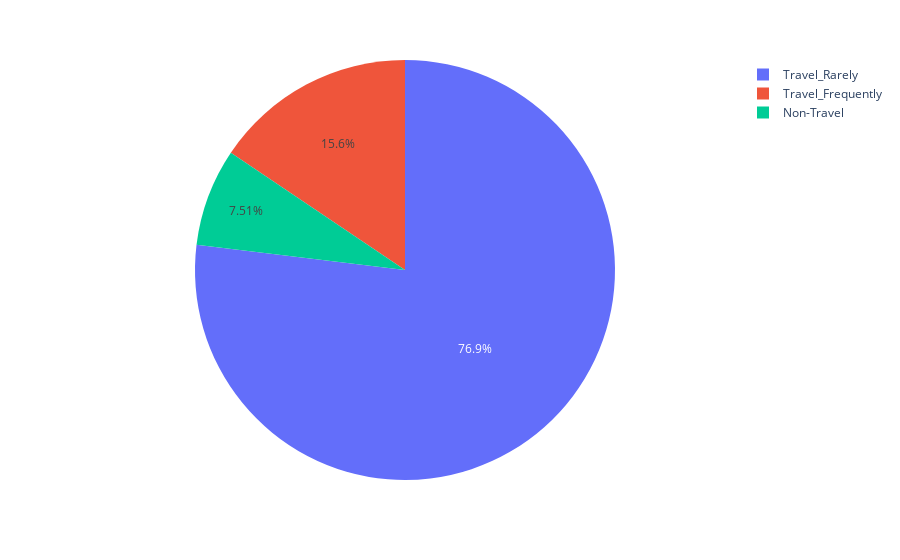
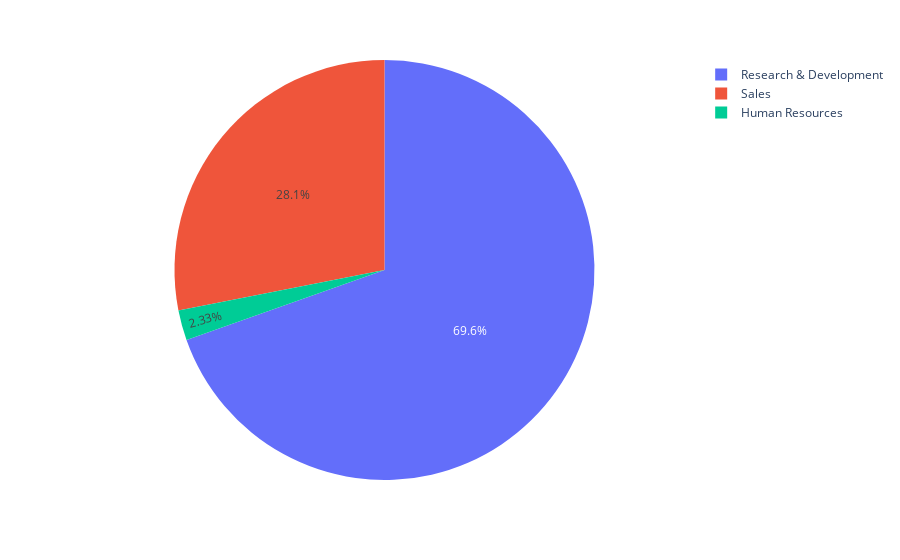
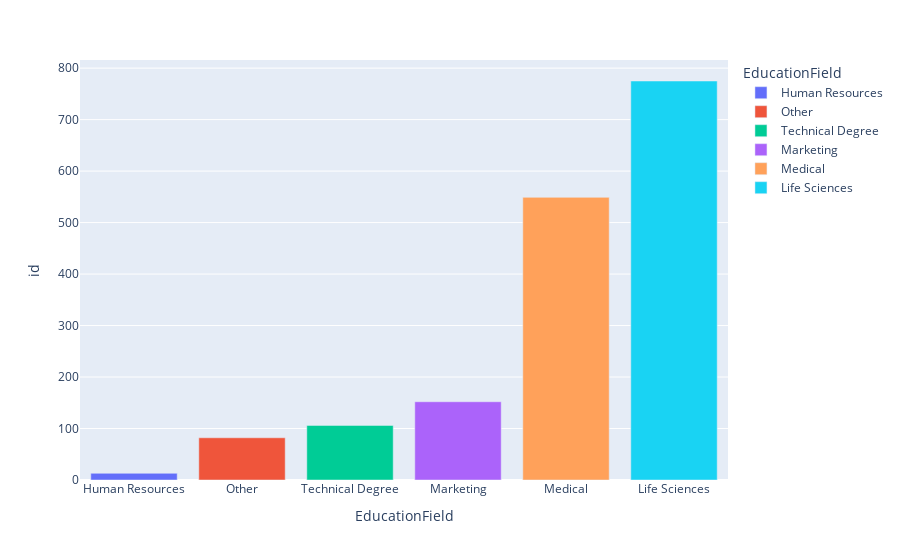

Notebook source saved alongside these figures, in order:
### Markdown cell above
### 3.2.3. Categorical Variables

### Code cell
for c in cat_var.columns:
    if cat_var[c].nunique()<=3:
        px.pie(df3, names=c).show()
    else:
        df_aux = df3.loc[:,[c,'id']].groupby(c).count().sort_values('id', ascending=True).reset_index()
        px.bar(df_aux, x=c, y='id', color=c).show()

### Figure 1 — Plotly figure (JSON) as saved in the notebook; plotly's stock layout.template omitted (floating-point values rounded to 4 significant figures; data arrays with more than 128 entries replaced by an {"elided": "..."} marker saying what was removed)
{"data": [{"domain": {"x": [0, 1], "y": [0, 1]}, "hovertemplate": "BusinessTravel=%{label}<extra></extra>", "labels": {"elided": "1677 str values"}, "legendgroup": "", "name": "", "showlegend": true, "type": "pie"}], "layout": {"legend": {"tracegroupgap": 0}, "margin": {"t": 60}}}

### Figure 2 — Plotly figure (JSON) as saved in the notebook; plotly's stock layout.template omitted (floating-point values rounded to 4 significant figures; data arrays with more than 128 entries replaced by an {"elided": "..."} marker saying what was removed)
{"data": [{"domain": {"x": [0, 1], "y": [0, 1]}, "hovertemplate": "Department=%{label}<extra></extra>", "labels": {"elided": "1677 str values"}, "legendgroup": "", "name": "", "showlegend": true, "type": "pie"}], "layout": {"legend": {"tracegroupgap": 0}, "margin": {"t": 60}}}

### Figure 3 — Plotly figure (JSON) as saved in the notebook; plotly's stock layout.template omitted (floating-point values rounded to 4 significant figures)
{"data": [{"alignmentgroup": "True", "hovertemplate": "EducationField=%{x}<br>id=%{y}<extra></extra>", "legendgroup": "Human Resources", "marker": {"color": "#636efa", "pattern": {"shape": ""}}, "name": "Human Resources", "offsetgroup": "Human Resources", "orientation": "v", "showlegend": true, "textposition": "auto", "type": "bar", "x": ["Human Resources"], "xaxis": "x", "y": [13], "yaxis": "y"}, {"alignmentgroup": "True", "hovertemplate": "EducationField=%{x}<br>id=%{y}<extra></extra>", "legendgroup": "Other", "marker": {"color": "#EF553B", "pattern": {"shape": ""}}, "name": "Other", "offsetgroup": "Other", "orientation": "v", "showlegend": true, "textposition": "auto", "type": "bar", "x": ["Other"], "xaxis": "x", "y": [82], "yaxis": "y"}, {"alignmentgroup": "True", "hovertemplate": "EducationField=%{x}<br>id=%{y}<extra></extra>", "legendgroup": "Technical Degree", "marker": {"color": "#00cc96", "pattern": {"shape": ""}}, "name": "Technical Degree", "offsetgroup": "Technical Degree", "orientation": "v", "showlegend": true, "textposition": "auto", "type": "bar", "x": ["Technical Degree"], "xaxis": "x", "y": [106], "yaxis": "y"}, {"alignmentgroup": "True", "hovertemplate": "EducationField=%{x}<br>id=%{y}<extra></extra>", "legendgroup": "Marketing", "marker": {"color": "#ab63fa", "pattern": {"shape": ""}}, "name": "Marketing", "offsetgroup": "Marketing", "orientation": "v", "showlegend": true, "textposition": "auto", "type": "bar", "x": ["Marketing"], "xaxis": "x", "y": [152], "yaxis": "y"}, {"alignmentgroup": "True", "hovertemplate": "EducationField=%{x}<br>id=%{y}<extra></extra>", "legendgroup": "Medical", "marker": {"color": "#FFA15A", "pattern": {"shape": ""}}, "name": "Medical", "offsetgroup": "Medical", "orientation": "v", "showlegend": true, "textposition": "auto", "type": "bar", "x": ["Medical"], "xaxis": "x", "y": [549], "yaxis": "y"}, {"alignmentgroup": "True", "hovertemplate": "EducationField=%{x}<br>id=%{y}<extra></extra>", "legendgroup": "Life Sciences", "marker": {"color": "#19d3f3", "pattern": {"shape": ""}}, "name": "Life Sciences", "offsetgroup": "Life Sciences", "orientation": "v", "showlegend": true, "textposition": "auto", "type": "bar", "x": ["Life Sciences"], "xaxis": "x", "y": [775], "yaxis": "y"}], "layout": {"barmode": "relative", "legend": {"title": {"text": "EducationField"}, "tracegroupgap": 0}, "margin": {"t": 60}, "xaxis": {"anchor": "y", "categoryarray": ["Human Resources", "Other", "Technical Degree", "Marketing", "Medical", "Life Sciences"], "categoryorder": "array", "domain": [0, 1], "title": {"text": "EducationField"}}, "yaxis": {"anchor": "x", "domain": [0, 1], "title": {"text": "id"}}}}
